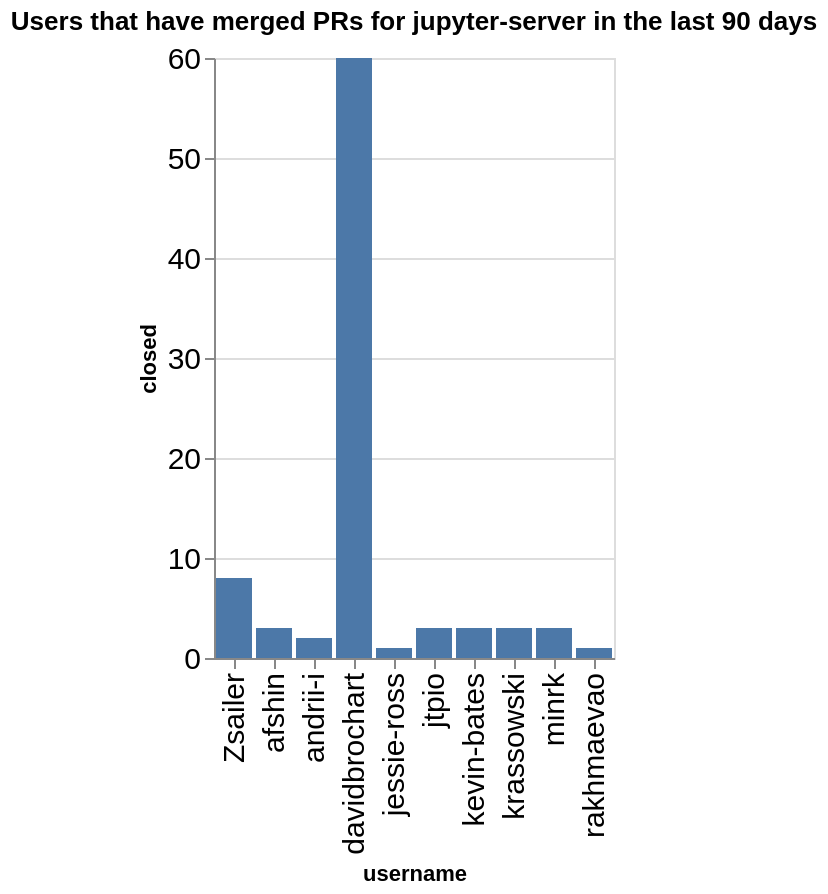

The cell this chart's notebook holds for it:
### Code cell
charts = []
title = f"Users that have merged PRs for {github_org} in the last {n_days} days"
ch = alt.Chart(data=closed_by_repo.replace(np.nan, 0), title=title).mark_bar().encode(
    x='username',
    y='closed',
)
ch

### Figure 1 — Vega-Lite specification as saved in the notebook (floating-point values rounded to 4 significant figures)
{"config": {"axisLeft": {"labelFontSize": 15}, "axisBottom": {"labelFontSize": 15}}, "data": {"name": "data-317d47103daa3ea92bc1719f66037b6b"}, "mark": {"type": "bar"}, "encoding": {"x": {"field": "username", "type": "nominal"}, "y": {"field": "closed", "type": "quantitative"}}, "title": "Users that have merged PRs for jupyter-server in the last 90 days", "$schema": "https://vega.github.io/schema/vega-lite/v5.20.1.json", "datasets": {"data-317d47103daa3ea92bc1719f66037b6b": [{"name": "fps", "username": "Zsailer", "closed": 2}, {"name": "fps", "username": "davidbrochart", "closed": 21}, {"name": "gateway_provisioners", "username": "kevin-bates", "closed": 3}, {"name": "jupyter-scheduler", "username": "andrii-i", "closed": 2}, {"name": "jupyter_releaser", "username": "jtpio", "closed": 3}, {"name": "jupyter_releaser", "username": "krassowski", "closed": 2}, {"name": "jupyter_server", "username": "Zsailer", "closed": 5}, {"name": "jupyter_server", "username": "afshin", "closed": 3}, {"name": "jupyter_server", "username": "jessie-ross", "closed": 1}, {"name": "jupyter_server", "username": "minrk", "closed": 1}, {"name": "jupyter_server_terminals", "username": "Zsailer", "closed": 1}, {"name": "jupyter_ydoc", "username": "davidbrochart", "closed": 11}, {"name": "jupyter_ydoc", "username": "krassowski", "closed": 1}, {"name": "jupyverse", "username": "davidbrochart", "closed": 28}, {"name": "jupyverse", "username": "rakhmaevao", "closed": 1}, {"name": "pytest-jupyter", "username": "minrk", "closed": 2}]}}
